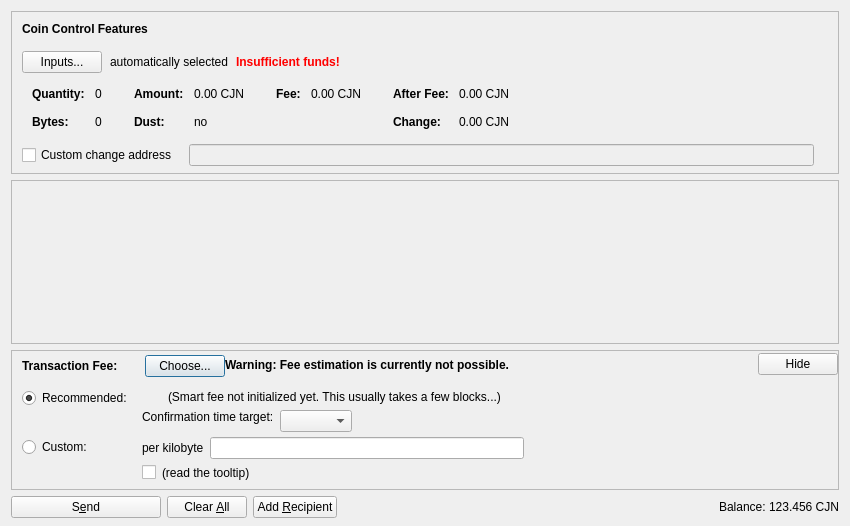
<?xml version="1.0" encoding="UTF-8"?>
<ui version="4.0">
 <class>SendCoinsDialog</class>
 <widget class="QDialog" name="SendCoinsDialog">
  <property name="geometry">
   <rect>
    <x>0</x>
    <y>0</y>
    <width>850</width>
    <height>526</height>
   </rect>
  </property>
  <property name="windowTitle">
   <string>Send Coins</string>
  </property>
  <layout class="QVBoxLayout" name="verticalLayout" stretch="0,1,0,0">
   <property name="bottomMargin">
    <number>8</number>
   </property>
   <item>
    <widget class="QFrame" name="frameCoinControl">
     <property name="sizePolicy">
      <sizepolicy hsizetype="Expanding" vsizetype="Expanding">
       <horstretch>0</horstretch>
       <verstretch>0</verstretch>
      </sizepolicy>
     </property>
     <property name="maximumSize">
      <size>
       <width>16777215</width>
       <height>16777215</height>
      </size>
     </property>
     <property name="frameShape">
      <enum>QFrame::StyledPanel</enum>
     </property>
     <property name="frameShadow">
      <enum>QFrame::Sunken</enum>
     </property>
     <layout class="QVBoxLayout" name="verticalLayoutCoinControl2">
      <property name="spacing">
       <number>0</number>
      </property>
      <property name="leftMargin">
       <number>0</number>
      </property>
      <property name="topMargin">
       <number>0</number>
      </property>
      <property name="rightMargin">
       <number>0</number>
      </property>
      <property name="bottomMargin">
       <number>6</number>
      </property>
      <item>
       <layout class="QVBoxLayout" name="verticalLayoutCoinControl" stretch="0,0,0,0,1">
        <property name="spacing">
         <number>0</number>
        </property>
        <property name="leftMargin">
         <number>10</number>
        </property>
        <property name="topMargin">
         <number>10</number>
        </property>
        <item>
         <layout class="QHBoxLayout" name="horizontalLayoutCoinControl1">
          <property name="bottomMargin">
           <number>15</number>
          </property>
          <item>
           <widget class="QLabel" name="labelCoinControlFeatures">
            <property name="sizePolicy">
             <sizepolicy hsizetype="Preferred" vsizetype="Maximum">
              <horstretch>0</horstretch>
              <verstretch>0</verstretch>
             </sizepolicy>
            </property>
            <property name="font">
             <font>
              <weight>75</weight>
              <bold>true</bold>
             </font>
            </property>
            <property name="styleSheet">
             <string notr="true">font-weight:bold;</string>
            </property>
            <property name="text">
             <string>Coin Control Features</string>
            </property>
           </widget>
          </item>
         </layout>
        </item>
        <item>
         <layout class="QHBoxLayout" name="horizontalLayoutCoinControl2" stretch="0,0,0,0">
          <property name="spacing">
           <number>8</number>
          </property>
          <property name="bottomMargin">
           <number>10</number>
          </property>
          <item>
           <widget class="QPushButton" name="pushButtonCoinControl">
            <property name="styleSheet">
             <string notr="true"/>
            </property>
            <property name="text">
             <string>Inputs...</string>
            </property>
            <property name="autoDefault">
             <bool>false</bool>
            </property>
           </widget>
          </item>
          <item>
           <widget class="QLabel" name="labelCoinControlAutomaticallySelected">
            <property name="text">
             <string>automatically selected</string>
            </property>
            <property name="margin">
             <number>5</number>
            </property>
           </widget>
          </item>
          <item>
           <widget class="QLabel" name="labelCoinControlInsuffFunds">
            <property name="font">
             <font>
              <weight>75</weight>
              <bold>true</bold>
             </font>
            </property>
            <property name="styleSheet">
             <string notr="true">color:red;font-weight:bold;</string>
            </property>
            <property name="text">
             <string>Insufficient funds!</string>
            </property>
            <property name="margin">
             <number>5</number>
            </property>
           </widget>
          </item>
          <item>
           <spacer name="horizontalSpacerCoinControl">
            <property name="orientation">
             <enum>Qt::Horizontal</enum>
            </property>
            <property name="sizeHint" stdset="0">
             <size>
              <width>40</width>
              <height>1</height>
             </size>
            </property>
           </spacer>
          </item>
         </layout>
        </item>
        <item>
         <widget class="QWidget" name="widgetCoinControl" native="true">
          <property name="sizePolicy">
           <sizepolicy hsizetype="Preferred" vsizetype="Preferred">
            <horstretch>0</horstretch>
            <verstretch>0</verstretch>
           </sizepolicy>
          </property>
          <property name="minimumSize">
           <size>
            <width>0</width>
            <height>0</height>
           </size>
          </property>
          <property name="styleSheet">
           <string notr="true"/>
          </property>
          <layout class="QHBoxLayout" name="horizontalLayoutCoinControl5">
           <property name="leftMargin">
            <number>0</number>
           </property>
           <property name="topMargin">
            <number>0</number>
           </property>
           <property name="rightMargin">
            <number>0</number>
           </property>
           <property name="bottomMargin">
            <number>0</number>
           </property>
           <item>
            <layout class="QHBoxLayout" name="horizontalLayoutCoinControl3" stretch="0,0,0,1">
             <property name="spacing">
              <number>20</number>
             </property>
             <property name="topMargin">
              <number>0</number>
             </property>
             <property name="bottomMargin">
              <number>10</number>
             </property>
             <item>
              <layout class="QFormLayout" name="formLayoutCoinControl1">
               <property name="horizontalSpacing">
                <number>10</number>
               </property>
               <property name="verticalSpacing">
                <number>14</number>
               </property>
               <property name="leftMargin">
                <number>10</number>
               </property>
               <property name="topMargin">
                <number>4</number>
               </property>
               <property name="rightMargin">
                <number>6</number>
               </property>
               <item row="0" column="0">
                <widget class="QLabel" name="labelCoinControlQuantityText">
                 <property name="font">
                  <font>
                   <weight>75</weight>
                   <bold>true</bold>
                  </font>
                 </property>
                 <property name="text">
                  <string>Quantity:</string>
                 </property>
                 <property name="margin">
                  <number>0</number>
                 </property>
                </widget>
               </item>
               <item row="0" column="1">
                <widget class="QLabel" name="labelCoinControlQuantity">
                 <property name="cursor">
                  <cursorShape>IBeamCursor</cursorShape>
                 </property>
                 <property name="contextMenuPolicy">
                  <enum>Qt::ActionsContextMenu</enum>
                 </property>
                 <property name="text">
                  <string notr="true">0</string>
                 </property>
                 <property name="margin">
                  <number>0</number>
                 </property>
                 <property name="textInteractionFlags">
                  <set>Qt::LinksAccessibleByMouse|Qt::TextSelectableByKeyboard|Qt::TextSelectableByMouse</set>
                 </property>
                </widget>
               </item>
               <item row="1" column="0">
                <widget class="QLabel" name="labelCoinControlBytesText">
                 <property name="font">
                  <font>
                   <weight>75</weight>
                   <bold>true</bold>
                  </font>
                 </property>
                 <property name="text">
                  <string>Bytes:</string>
                 </property>
                </widget>
               </item>
               <item row="1" column="1">
                <widget class="QLabel" name="labelCoinControlBytes">
                 <property name="cursor">
                  <cursorShape>IBeamCursor</cursorShape>
                 </property>
                 <property name="contextMenuPolicy">
                  <enum>Qt::ActionsContextMenu</enum>
                 </property>
                 <property name="text">
                  <string notr="true">0</string>
                 </property>
                 <property name="textInteractionFlags">
                  <set>Qt::LinksAccessibleByMouse|Qt::TextSelectableByKeyboard|Qt::TextSelectableByMouse</set>
                 </property>
                </widget>
               </item>
              </layout>
             </item>
             <item>
              <layout class="QFormLayout" name="formLayoutCoinControl2">
               <property name="horizontalSpacing">
                <number>10</number>
               </property>
               <property name="verticalSpacing">
                <number>14</number>
               </property>
               <property name="leftMargin">
                <number>6</number>
               </property>
               <property name="topMargin">
                <number>4</number>
               </property>
               <property name="rightMargin">
                <number>6</number>
               </property>
               <item row="0" column="0">
                <widget class="QLabel" name="labelCoinControlAmountText">
                 <property name="font">
                  <font>
                   <weight>75</weight>
                   <bold>true</bold>
                  </font>
                 </property>
                 <property name="text">
                  <string>Amount:</string>
                 </property>
                 <property name="margin">
                  <number>0</number>
                 </property>
                </widget>
               </item>
               <item row="0" column="1">
                <widget class="QLabel" name="labelCoinControlAmount">
                 <property name="cursor">
                  <cursorShape>IBeamCursor</cursorShape>
                 </property>
                 <property name="contextMenuPolicy">
                  <enum>Qt::ActionsContextMenu</enum>
                 </property>
                 <property name="text">
                  <string notr="true">0.00 CJN</string>
                 </property>
                 <property name="textInteractionFlags">
                  <set>Qt::LinksAccessibleByMouse|Qt::TextSelectableByKeyboard|Qt::TextSelectableByMouse</set>
                 </property>
                </widget>
               </item>
               <item row="1" column="0">
                <widget class="QLabel" name="labelCoinControlLowOutputText">
                 <property name="font">
                  <font>
                   <weight>75</weight>
                   <bold>true</bold>
                  </font>
                 </property>
                 <property name="text">
                  <string>Dust:</string>
                 </property>
                </widget>
               </item>
               <item row="1" column="1">
                <widget class="QLabel" name="labelCoinControlLowOutput">
                 <property name="cursor">
                  <cursorShape>IBeamCursor</cursorShape>
                 </property>
                 <property name="contextMenuPolicy">
                  <enum>Qt::ActionsContextMenu</enum>
                 </property>
                 <property name="text">
                  <string notr="true">no</string>
                 </property>
                 <property name="textInteractionFlags">
                  <set>Qt::LinksAccessibleByMouse|Qt::TextSelectableByKeyboard|Qt::TextSelectableByMouse</set>
                 </property>
                </widget>
               </item>
              </layout>
             </item>
             <item>
              <layout class="QFormLayout" name="formLayoutCoinControl3">
               <property name="horizontalSpacing">
                <number>10</number>
               </property>
               <property name="verticalSpacing">
                <number>14</number>
               </property>
               <property name="leftMargin">
                <number>6</number>
               </property>
               <property name="topMargin">
                <number>4</number>
               </property>
               <property name="rightMargin">
                <number>6</number>
               </property>
               <item row="0" column="0">
                <widget class="QLabel" name="labelCoinControlFeeText">
                 <property name="font">
                  <font>
                   <weight>75</weight>
                   <bold>true</bold>
                  </font>
                 </property>
                 <property name="text">
                  <string>Fee:</string>
                 </property>
                 <property name="margin">
                  <number>0</number>
                 </property>
                </widget>
               </item>
               <item row="0" column="1">
                <widget class="QLabel" name="labelCoinControlFee">
                 <property name="cursor">
                  <cursorShape>IBeamCursor</cursorShape>
                 </property>
                 <property name="contextMenuPolicy">
                  <enum>Qt::ActionsContextMenu</enum>
                 </property>
                 <property name="text">
                  <string notr="true">0.00 CJN</string>
                 </property>
                 <property name="textInteractionFlags">
                  <set>Qt::LinksAccessibleByMouse|Qt::TextSelectableByKeyboard|Qt::TextSelectableByMouse</set>
                 </property>
                </widget>
               </item>
              </layout>
             </item>
             <item>
              <layout class="QFormLayout" name="formLayoutCoinControl4">
               <property name="horizontalSpacing">
                <number>10</number>
               </property>
               <property name="verticalSpacing">
                <number>14</number>
               </property>
               <property name="leftMargin">
                <number>6</number>
               </property>
               <property name="topMargin">
                <number>4</number>
               </property>
               <property name="rightMargin">
                <number>6</number>
               </property>
               <item row="0" column="0">
                <widget class="QLabel" name="labelCoinControlAfterFeeText">
                 <property name="font">
                  <font>
                   <weight>75</weight>
                   <bold>true</bold>
                  </font>
                 </property>
                 <property name="text">
                  <string>After Fee:</string>
                 </property>
                 <property name="margin">
                  <number>0</number>
                 </property>
                </widget>
               </item>
               <item row="0" column="1">
                <widget class="QLabel" name="labelCoinControlAfterFee">
                 <property name="cursor">
                  <cursorShape>IBeamCursor</cursorShape>
                 </property>
                 <property name="contextMenuPolicy">
                  <enum>Qt::ActionsContextMenu</enum>
                 </property>
                 <property name="text">
                  <string notr="true">0.00 CJN</string>
                 </property>
                 <property name="textInteractionFlags">
                  <set>Qt::LinksAccessibleByMouse|Qt::TextSelectableByKeyboard|Qt::TextSelectableByMouse</set>
                 </property>
                </widget>
               </item>
               <item row="1" column="0">
                <widget class="QLabel" name="labelCoinControlChangeText">
                 <property name="font">
                  <font>
                   <weight>75</weight>
                   <bold>true</bold>
                  </font>
                 </property>
                 <property name="text">
                  <string>Change:</string>
                 </property>
                </widget>
               </item>
               <item row="1" column="1">
                <widget class="QLabel" name="labelCoinControlChange">
                 <property name="cursor">
                  <cursorShape>IBeamCursor</cursorShape>
                 </property>
                 <property name="contextMenuPolicy">
                  <enum>Qt::ActionsContextMenu</enum>
                 </property>
                 <property name="text">
                  <string notr="true">0.00 CJN</string>
                 </property>
                 <property name="textInteractionFlags">
                  <set>Qt::LinksAccessibleByMouse|Qt::TextSelectableByKeyboard|Qt::TextSelectableByMouse</set>
                 </property>
                </widget>
               </item>
              </layout>
             </item>
            </layout>
           </item>
          </layout>
         </widget>
        </item>
        <item>
         <layout class="QHBoxLayout" name="horizontalLayoutCoinControl4" stretch="0,0,0">
          <property name="spacing">
           <number>12</number>
          </property>
          <property name="sizeConstraint">
           <enum>QLayout::SetDefaultConstraint</enum>
          </property>
          <property name="topMargin">
           <number>5</number>
          </property>
          <property name="rightMargin">
           <number>5</number>
          </property>
          <item>
           <widget class="QCheckBox" name="checkBoxCoinControlChange">
            <property name="toolTip">
             <string>If this is activated, but the change address is empty or invalid, change will be sent to a newly generated address.</string>
            </property>
            <property name="text">
             <string>Custom change address</string>
            </property>
           </widget>
          </item>
          <item>
           <widget class="QValidatedLineEdit" name="lineEditCoinControlChange">
            <property name="enabled">
             <bool>false</bool>
            </property>
            <property name="sizePolicy">
             <sizepolicy hsizetype="Expanding" vsizetype="Fixed">
              <horstretch>0</horstretch>
              <verstretch>0</verstretch>
             </sizepolicy>
            </property>
           </widget>
          </item>
          <item>
           <widget class="QLabel" name="labelCoinControlChangeLabel">
            <property name="sizePolicy">
             <sizepolicy hsizetype="Preferred" vsizetype="Expanding">
              <horstretch>0</horstretch>
              <verstretch>0</verstretch>
             </sizepolicy>
            </property>
            <property name="minimumSize">
             <size>
              <width>0</width>
              <height>0</height>
             </size>
            </property>
            <property name="text">
             <string/>
            </property>
            <property name="margin">
             <number>3</number>
            </property>
           </widget>
          </item>
         </layout>
        </item>
        <item>
         <spacer name="verticalSpacerCoinControl">
          <property name="orientation">
           <enum>Qt::Vertical</enum>
          </property>
          <property name="sizeHint" stdset="0">
           <size>
            <width>800</width>
            <height>1</height>
           </size>
          </property>
         </spacer>
        </item>
       </layout>
      </item>
     </layout>
    </widget>
   </item>
   <item>
    <widget class="QScrollArea" name="scrollArea">
     <property name="widgetResizable">
      <bool>true</bool>
     </property>
     <widget class="QWidget" name="scrollAreaWidgetContents">
      <property name="geometry">
       <rect>
        <x>0</x>
        <y>0</y>
        <width>830</width>
        <height>104</height>
       </rect>
      </property>
      <layout class="QVBoxLayout" name="verticalLayout_2" stretch="0,1">
       <property name="leftMargin">
        <number>0</number>
       </property>
       <property name="topMargin">
        <number>0</number>
       </property>
       <property name="rightMargin">
        <number>0</number>
       </property>
       <property name="bottomMargin">
        <number>0</number>
       </property>
       <item>
        <layout class="QVBoxLayout" name="entries">
         <property name="spacing">
          <number>6</number>
         </property>
        </layout>
       </item>
       <item>
        <spacer name="verticalSpacer">
         <property name="orientation">
          <enum>Qt::Vertical</enum>
         </property>
         <property name="sizeHint" stdset="0">
          <size>
           <width>20</width>
           <height>40</height>
          </size>
         </property>
        </spacer>
       </item>
      </layout>
     </widget>
    </widget>
   </item>
   <item>
    <widget class="QFrame" name="frameFee">
     <property name="sizePolicy">
      <sizepolicy hsizetype="Expanding" vsizetype="Expanding">
       <horstretch>0</horstretch>
       <verstretch>0</verstretch>
      </sizepolicy>
     </property>
     <property name="maximumSize">
      <size>
       <width>16777215</width>
       <height>16777215</height>
      </size>
     </property>
     <property name="frameShape">
      <enum>QFrame::StyledPanel</enum>
     </property>
     <property name="frameShadow">
      <enum>QFrame::Sunken</enum>
     </property>
     <layout class="QVBoxLayout" name="verticalLayoutFee1">
      <property name="spacing">
       <number>0</number>
      </property>
      <property name="leftMargin">
       <number>0</number>
      </property>
      <property name="topMargin">
       <number>0</number>
      </property>
      <property name="rightMargin">
       <number>0</number>
      </property>
      <property name="bottomMargin">
       <number>0</number>
      </property>
      <item>
       <layout class="QVBoxLayout" name="verticalLayoutFee2" stretch="0,0,0">
        <property name="spacing">
         <number>0</number>
        </property>
        <property name="leftMargin">
         <number>10</number>
        </property>
        <property name="topMargin">
         <number>0</number>
        </property>
        <item>
         <layout class="QHBoxLayout" name="horizontalLayoutFee1">
          <property name="bottomMargin">
           <number>0</number>
          </property>
          <item>
           <layout class="QVBoxLayout" name="verticalLayoutFee7">
            <property name="spacing">
             <number>0</number>
            </property>
            <item>
             <spacer name="verticalSpacerSmartFee">
              <property name="orientation">
               <enum>Qt::Vertical</enum>
              </property>
              <property name="sizeType">
               <enum>QSizePolicy::Fixed</enum>
              </property>
              <property name="sizeHint" stdset="0">
               <size>
                <width>1</width>
                <height>4</height>
               </size>
              </property>
             </spacer>
            </item>
            <item>
             <layout class="QHBoxLayout" name="horizontalLayoutSmartFee">
              <property name="spacing">
               <number>10</number>
              </property>
              <item>
               <widget class="QLabel" name="labelFeeHeadline">
                <property name="sizePolicy">
                 <sizepolicy hsizetype="Preferred" vsizetype="Maximum">
                  <horstretch>0</horstretch>
                  <verstretch>0</verstretch>
                 </sizepolicy>
                </property>
                <property name="font">
                 <font>
                  <weight>75</weight>
                  <bold>true</bold>
                 </font>
                </property>
                <property name="styleSheet">
                 <string notr="true">font-weight:bold;</string>
                </property>
                <property name="text">
                 <string>Transaction Fee:</string>
                </property>
               </widget>
              </item>
              <item>
               <widget class="QLabel" name="labelFeeMinimized">
                <property name="text">
                 <string/>
                </property>
               </widget>
              </item>
              <item>
               <widget class="QPushButton" name="buttonChooseFee">
                <property name="text">
                 <string>Choose...</string>
                </property>
               </widget>
              </item>
             </layout>
            </item>
            <item>
             <spacer name="verticalSpacer_5">
              <property name="orientation">
               <enum>Qt::Vertical</enum>
              </property>
              <property name="sizeHint" stdset="0">
               <size>
                <width>1</width>
                <height>1</height>
               </size>
              </property>
             </spacer>
            </item>
           </layout>
          </item>
          <item>
           <widget class="QLabel" name="fallbackFeeWarningLabel">
            <property name="toolTip">
             <string>Using the fallbackfee can result in sending a transaction that will take several hours or days (or never) to confirm. Consider choosing your fee manually or wait until you have validated the complete chain.</string>
            </property>
            <property name="font">
            <font>
                <weight>75</weight>
                <bold>true</bold>
            </font>
            </property>
            <property name="text">
             <string>Warning: Fee estimation is currently not possible.</string>
            </property>
            <property name="wordWrap">
             <bool>false</bool>
            </property>
           </widget>
          </item>
          <item>
           <spacer name="horizontalSpacer_4">
            <property name="orientation">
             <enum>Qt::Horizontal</enum>
            </property>
            <property name="sizeType">
             <enum>QSizePolicy::MinimumExpanding</enum>
            </property>
            <property name="sizeHint" stdset="0">
             <size>
              <width>40</width>
              <height>20</height>
             </size>
            </property>
           </spacer>
          </item>
          <item>
           <widget class="QPushButton" name="buttonMinimizeFee">
            <property name="toolTip">
             <string>collapse fee-settings</string>
            </property>
            <property name="text">
             <string>Hide</string>
            </property>
           </widget>
          </item>
         </layout>
        </item>
        <item>
         <widget class="QFrame" name="frameFeeSelection">
          <layout class="QVBoxLayout" name="verticalLayoutFee12">
           <property name="spacing">
            <number>0</number>
           </property>
           <property name="leftMargin">
            <number>0</number>
           </property>
           <property name="topMargin">
            <number>0</number>
           </property>
           <property name="rightMargin">
            <number>0</number>
           </property>
           <property name="bottomMargin">
            <number>0</number>
           </property>
           <item>
            <layout class="QGridLayout" name="gridLayoutFee">
             <property name="topMargin">
              <number>10</number>
             </property>
             <property name="bottomMargin">
              <number>4</number>
             </property>
             <property name="horizontalSpacing">
              <number>10</number>
             </property>
             <property name="verticalSpacing">
              <number>4</number>
             </property>
             <item row="1" column="1">
              <layout class="QVBoxLayout" name="verticalLayoutFee8">
               <property name="spacing">
                <number>6</number>
               </property>
               <item>
                <layout class="QHBoxLayout" name="horizontalLayoutFee13">
                 <item>
                  <widget class="QLabel" name="labelCustomPerKilobyte">
                   <property name="toolTip">
                    <string>If the custom fee is set to 1000 satoshis and the transaction is only 250 bytes, then &quot;per kilobyte&quot; only pays 250 satoshis in fee, while &quot;total at least&quot; pays 1000 satoshis. For transactions bigger than a kilobyte both pay by kilobyte.</string>
                   </property>
                   <property name="text">
                    <string>per kilobyte</string>
                   </property>
                  </widget>
                 </item>
                 <item>
                  <widget class="BitcoinAmountField" name="customFee"/>
                 </item>
                 <item>
                  <spacer name="horizontalSpacer_6">
                   <property name="orientation">
                    <enum>Qt::Horizontal</enum>
                   </property>
                   <property name="sizeHint" stdset="0">
                    <size>
                     <width>1</width>
                     <height>1</height>
                    </size>
                   </property>
                  </spacer>
                 </item>
                </layout>
               </item>
               <item>
                <layout class="QHBoxLayout" name="horizontalLayoutFee8">
                 <item>
                  <widget class="QCheckBox" name="checkBoxMinimumFee">
                   <property name="toolTip">
                    <string>Paying only the minimum fee is just fine as long as there is less transaction volume than space in the blocks. But be aware that this can end up in a never confirming transaction once there is more demand for cojin transactions than the network can process.</string>
                   </property>
                   <property name="text">
                    <string/>
                   </property>
                  </widget>
                 </item>
                 <item>
                  <widget class="QLabel" name="labelMinFeeWarning">
                   <property name="enabled">
                    <bool>true</bool>
                   </property>
                   <property name="toolTip">
                    <string>Paying only the minimum fee is just fine as long as there is less transaction volume than space in the blocks. But be aware that this can end up in a never confirming transaction once there is more demand for cojin transactions than the network can process.</string>
                   </property>
                   <property name="text">
                    <string>(read the tooltip)</string>
                   </property>
                   <property name="margin">
                    <number>5</number>
                   </property>
                  </widget>
                 </item>
                 <item>
                  <spacer name="horizontalSpacer_2">
                   <property name="orientation">
                    <enum>Qt::Horizontal</enum>
                   </property>
                   <property name="sizeHint" stdset="0">
                    <size>
                     <width>1</width>
                     <height>1</height>
                    </size>
                   </property>
                  </spacer>
                 </item>
                </layout>
               </item>
              </layout>
             </item>
             <item row="0" column="0">
              <layout class="QVBoxLayout" name="verticalLayoutFee4" stretch="0,1">
               <item>
                <widget class="QRadioButton" name="radioSmartFee">
                 <property name="text">
                  <string>Recommended:</string>
                 </property>
                 <property name="checked">
                  <bool>true</bool>
                 </property>
                 <attribute name="buttonGroup">
                  <string notr="true">groupFee</string>
                 </attribute>
                </widget>
               </item>
               <item>
                <spacer name="verticalSpacer_2">
                 <property name="orientation">
                  <enum>Qt::Vertical</enum>
                 </property>
                 <property name="sizeHint" stdset="0">
                  <size>
                   <width>1</width>
                   <height>1</height>
                  </size>
                 </property>
                </spacer>
               </item>
              </layout>
             </item>
             <item row="1" column="0">
              <layout class="QVBoxLayout" name="verticalLayoutFee9" stretch="0,1">
               <item>
                <widget class="QRadioButton" name="radioCustomFee">
                 <property name="text">
                  <string>Custom:</string>
                 </property>
                 <attribute name="buttonGroup">
                  <string notr="true">groupFee</string>
                 </attribute>
                </widget>
               </item>
               <item>
                <spacer name="verticalSpacer_6">
                 <property name="orientation">
                  <enum>Qt::Vertical</enum>
                 </property>
                 <property name="sizeHint" stdset="0">
                  <size>
                   <width>1</width>
                   <height>1</height>
                  </size>
                 </property>
                </spacer>
               </item>
              </layout>
             </item>
             <item row="0" column="1">
              <layout class="QVBoxLayout" name="verticalLayoutFee3" stretch="0,0,1">
               <property name="spacing">
                <number>6</number>
               </property>
               <property name="topMargin">
                <number>2</number>
               </property>
               <item>
                <layout class="QHBoxLayout" name="horizontalLayoutFee12">
                 <item>
                  <widget class="QLabel" name="labelSmartFee">
                   <property name="text">
                    <string/>
                   </property>
                   <property name="margin">
                    <number>2</number>
                   </property>
                  </widget>
                 </item>
                 <item>
                  <widget class="QLabel" name="labelFeeEstimation">
                   <property name="text">
                    <string/>
                   </property>
                  </widget>
                 </item>
                 <item>
                  <widget class="QLabel" name="labelSmartFee2">
                   <property name="text">
                    <string>(Smart fee not initialized yet. This usually takes a few blocks...)</string>
                   </property>
                   <property name="margin">
                    <number>2</number>
                   </property>
                  </widget>
                 </item>
                 <item>
                  <spacer name="horizontalSpacer_5">
                   <property name="orientation">
                    <enum>Qt::Horizontal</enum>
                   </property>
                   <property name="sizeHint" stdset="0">
                    <size>
                     <width>1</width>
                     <height>1</height>
                    </size>
                   </property>
                  </spacer>
                 </item>
                </layout>
               </item>
               <item>
                <layout class="QHBoxLayout" name="horizontalLayoutFee9">
                 <item>
                  <layout class="QVBoxLayout" name="verticalLayoutFee6">
                   <item>
                    <widget class="QLabel" name="labelSmartFee3">
                     <property name="text">
                      <string>Confirmation time target:</string>
                     </property>
                     <property name="margin">
                      <number>2</number>
                     </property>
                    </widget>
                   </item>
                   <item>
                    <spacer name="verticalSpacer_3">
                     <property name="orientation">
                      <enum>Qt::Vertical</enum>
                     </property>
                     <property name="sizeHint" stdset="0">
                      <size>
                       <width>1</width>
                       <height>1</height>
                      </size>
                     </property>
                    </spacer>
                   </item>
                  </layout>
                 </item>
                 <item>
                  <layout class="QVBoxLayout" name="verticalLayoutFee5">
                   <property name="rightMargin">
                    <number>30</number>
                   </property>
                   <item>
                    <layout class="QHBoxLayout" name="horizontalLayoutConfTarget">
                     <property name="bottomMargin">
                      <number>0</number>
                     </property>
                     <item>
                      <widget class="QComboBox" name="confTargetSelector"/>
                     </item>
                     <item>
                      <spacer name="horizontalSpacerConfTarget">
                       <property name="orientation">
                        <enum>Qt::Horizontal</enum>
                       </property>
                       <property name="sizeHint" stdset="0">
                        <size>
                         <width>40</width>
                         <height>20</height>
                        </size>
                       </property>
                      </spacer>
                     </item>
                    </layout>
                   </item>
                  </layout>
                 </item>
                </layout>
               </item>
               <item>
                <spacer name="verticalSpacer_4">
                 <property name="orientation">
                  <enum>Qt::Vertical</enum>
                 </property>
                 <property name="sizeHint" stdset="0">
                  <size>
                   <width>1</width>
                   <height>1</height>
                  </size>
                 </property>
                </spacer>
               </item>
              </layout>
             </item>
            </layout>
           </item>
          </layout>
         </widget>
        </item>
        <item>
         <spacer name="verticalSpacerFee">
          <property name="orientation">
           <enum>Qt::Vertical</enum>
          </property>
          <property name="sizeHint" stdset="0">
           <size>
            <width>40</width>
            <height>5</height>
           </size>
          </property>
         </spacer>
        </item>
       </layout>
      </item>
     </layout>
    </widget>
   </item>
   <item>
    <layout class="QHBoxLayout" name="horizontalLayout">
     <item>
      <widget class="QPushButton" name="sendButton">
       <property name="minimumSize">
        <size>
         <width>150</width>
         <height>0</height>
        </size>
       </property>
       <property name="toolTip">
        <string>Confirm the send action</string>
       </property>
       <property name="text">
        <string>S&amp;end</string>
       </property>
       <property name="icon">
        <iconset resource="../bitcoin.qrc">
         <normaloff>:/icons/send</normaloff>:/icons/send</iconset>
       </property>
       <property name="autoDefault">
        <bool>false</bool>
       </property>
       <property name="default">
        <bool>false</bool>
       </property>
      </widget>
     </item>
     <item>
      <widget class="QPushButton" name="clearButton">
       <property name="sizePolicy">
        <sizepolicy hsizetype="Minimum" vsizetype="Fixed">
         <horstretch>0</horstretch>
         <verstretch>0</verstretch>
        </sizepolicy>
       </property>
       <property name="toolTip">
        <string>Clear all fields of the form.</string>
       </property>
       <property name="text">
        <string>Clear &amp;All</string>
       </property>
       <property name="icon">
        <iconset resource="../bitcoin.qrc">
         <normaloff>:/icons/remove</normaloff>:/icons/remove</iconset>
       </property>
       <property name="autoDefault">
        <bool>false</bool>
       </property>
      </widget>
     </item>
     <item>
      <widget class="QPushButton" name="addButton">
       <property name="toolTip">
        <string>Send to multiple recipients at once</string>
       </property>
       <property name="text">
        <string>Add &amp;Recipient</string>
       </property>
       <property name="icon">
        <iconset resource="../bitcoin.qrc">
         <normaloff>:/icons/add</normaloff>:/icons/add</iconset>
       </property>
       <property name="autoDefault">
        <bool>false</bool>
       </property>
      </widget>
     </item>
     <item>
      <spacer name="horizontalSpacer">
       <property name="orientation">
        <enum>Qt::Horizontal</enum>
       </property>
       <property name="sizeHint" stdset="0">
        <size>
         <width>40</width>
         <height>20</height>
        </size>
       </property>
      </spacer>
     </item>
     <item>
      <layout class="QHBoxLayout" name="horizontalLayout_2">
       <property name="spacing">
        <number>3</number>
       </property>
       <item>
        <widget class="QLabel" name="label">
         <property name="sizePolicy">
          <sizepolicy hsizetype="Preferred" vsizetype="Fixed">
           <horstretch>0</horstretch>
           <verstretch>0</verstretch>
          </sizepolicy>
         </property>
         <property name="text">
          <string>Balance:</string>
         </property>
        </widget>
       </item>
       <item>
        <widget class="QLabel" name="labelBalance">
         <property name="sizePolicy">
          <sizepolicy hsizetype="Preferred" vsizetype="Fixed">
           <horstretch>0</horstretch>
           <verstretch>0</verstretch>
          </sizepolicy>
         </property>
         <property name="cursor">
          <cursorShape>IBeamCursor</cursorShape>
         </property>
         <property name="text">
          <string notr="true">123.456 CJN</string>
         </property>
         <property name="textInteractionFlags">
          <set>Qt::LinksAccessibleByMouse|Qt::TextSelectableByKeyboard|Qt::TextSelectableByMouse</set>
         </property>
        </widget>
       </item>
      </layout>
     </item>
    </layout>
   </item>
  </layout>
 </widget>
 <customwidgets>
  <customwidget>
   <class>QValidatedLineEdit</class>
   <extends>QLineEdit</extends>
   <header>qvalidatedlineedit.h</header>
  </customwidget>
  <customwidget>
   <class>BitcoinAmountField</class>
   <extends>QLineEdit</extends>
   <header>bitcoinamountfield.h</header>
   <container>1</container>
  </customwidget>
 </customwidgets>
 <resources>
  <include location="../bitcoin.qrc"/>
 </resources>
 <connections/>
 <buttongroups>
  <buttongroup name="groupFee"/>
 </buttongroups>
</ui>
